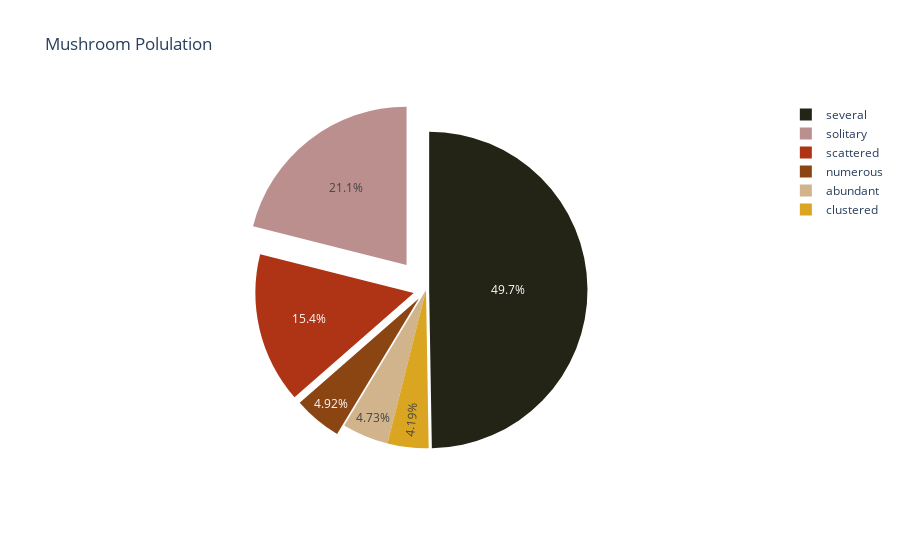

Notebook source saved alongside this figure:
### Code cell
## Creating a pie chart

# create labels using all unique values in the column named "population"
labels = population_df["population"].unique()

# group by count of the "population" column. 
values = population_df["Counts"]

# Custom define a list of colors to be used for the pie chart. 
# Note that the same number of colors are specified as there are unique populations. It is not mandatory, but 
# will avoid a single color to be used multiple times.
earth_colors =  [
                'rgb(210,180,140)',
                'rgb(218,165,32)', 
                'rgb(139,69,19)',
                'rgb(175, 51, 21)', 
                'rgb(35, 36, 21)', 
                'rgb(188,143,143)'
               ]


# defining the actual figure using the dimension: population
# Note that a pull keyword was specified to explode pie pieces out of the center
fig = go.Figure(
                data = [
                    go.Pie(
                            labels = labels,
                            values = values,
                            # pull is given as a fraction of the pie radius
                            pull = [0, 0, 0.07, 0.08, 0.02, 0.2],
                            # iterate through earth_colors list to color individual pie pieces
                            marker_colors = earth_colors
                            )
                     ]
                )

#Update layout to show a title
fig.update_layout(
    title_text="Mushroom Polulation")

# display the figure
fig.show()

### Figure 1 — Plotly figure (JSON) as saved in the notebook; plotly's stock layout.template omitted (floating-point values rounded to 4 significant figures)
{"data": [{"labels": ["abundant", "clustered", "numerous", "scattered", "several", "solitary"], "marker": {"colors": ["rgb(210,180,140)", "rgb(218,165,32)", "rgb(139,69,19)", "rgb(175, 51, 21)", "rgb(35, 36, 21)", "rgb(188,143,143)"]}, "pull": [0, 0, 0.07, 0.08, 0.02, 0.2], "type": "pie", "values": [384, 340, 400, 1248, 4040, 1712]}], "layout": {"title": {"text": "Mushroom Polulation"}}}
